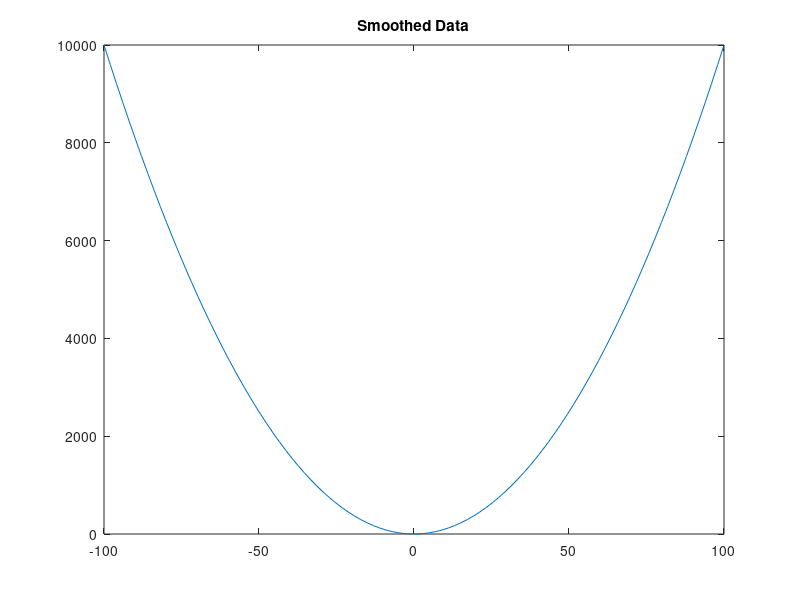

The MATLAB source for this figure:
clear all, close all
x1 = -100:0.1:100;
y1 = -x1 .^ 2;
plot(x1, y1);
title("Initial Data Points");
xlabel("x");
ylabel("y");

listOfY1 = [-x1 .^ 2];
i = 1;
while (i < size(listOfY1))
   randomInt = randi([2, 500]);
   listOfY1(i) = listOfY1(i) + randomInt;
   i++;
endwhile
plot(x1, listOfY1);
title("Salted Data");

x2 = linspace(-100, 100);
y2 = x1 .^ 2;
y3 = spline(x1, y2, x2);
plot(x2, y3);
title("Smoothed Data");
